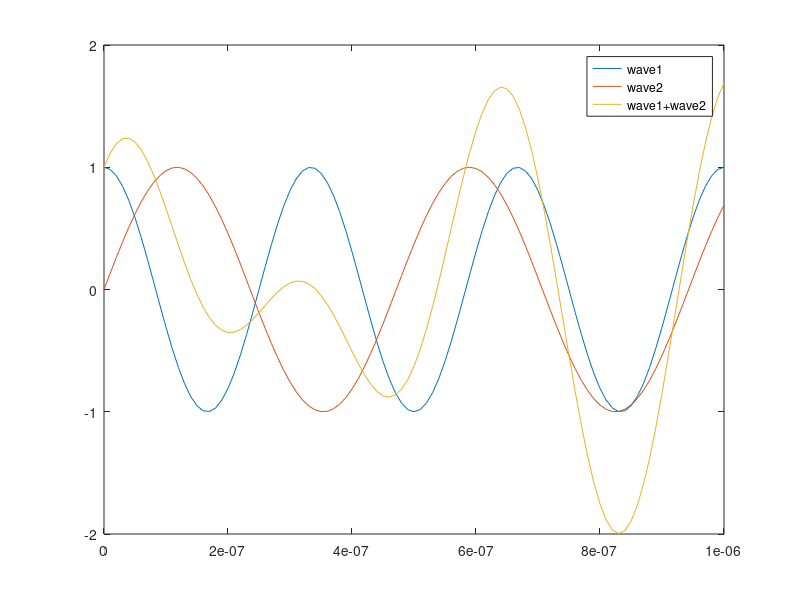

The MATLAB source for this figure:
clear
close all
clc
t = 0:1e-8:1e-6;
lambd=1; % [hz]
c=3e6;
wave1 = @(t) cos(2*pi/lambd*(c*t));
wave2 = @(t) cos(pi/2 - 2*pi/lambd/sqrt(2)*(c*t));
figure(1)
hold off
plot(t,wave1(t))
hold on
plot(t,wave2(t))
plot(t,wave1(t)+wave2(t))
legend('wave1','wave2','wave1+wave2');